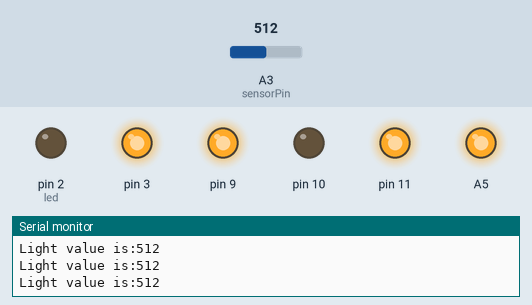
Simulated run of this sketch. Board: Arduino Uno, built with avr-gcc and run on an emulated ATmega328P. On the bench: output pins drawn as LEDs (lit = HIGH), the last lines printed to the serial monitor. The test bench sets the inputs (shaded band); at power-on: A3 (sensorPin) = 512.

Above: at 2.7 s.
2.8 s: A3 (sensorPin) set to 57
4.3 s: A3 (sensorPin) set to 46
At 5.3 s:
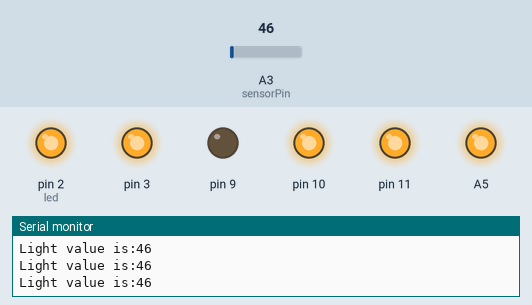
5.8 s: A3 (sensorPin) set to 122
At 6.7 s:
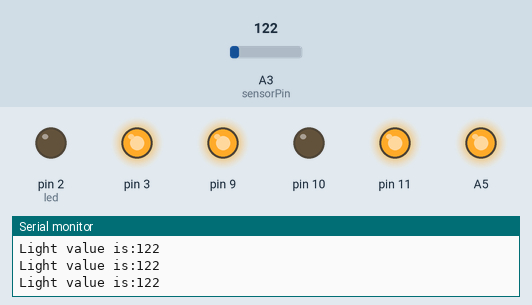
7.3 s: A3 (sensorPin) set to 40
At 8.1 s:
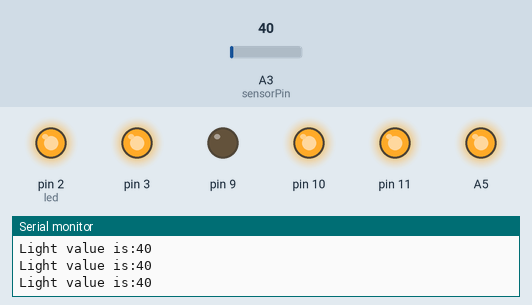
Timing chart, 0 to 9.8 s (numbered marks = the images above; inputs shaded):
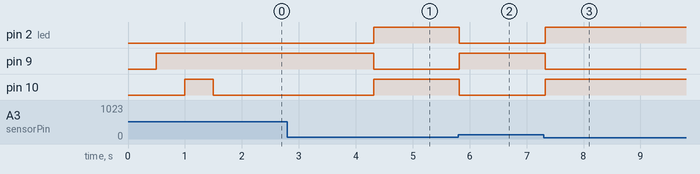

Measured:
- the behaviour switches between 51 and 50 on A3 (sensorPin) (found by bisection; images 0 and 1)
- after the input at 4.3 s, pin 2 (led), pin 10: LOW → HIGH at once; pin 9: HIGH → LOW at once
- after the input at 5.8 s, pin 2 (led), pin 10: HIGH → LOW at once; pin 9: LOW → HIGH at once
- after the input at 7.3 s, pin 2 (led), pin 10: LOW → HIGH at once; pin 9: HIGH → LOW at once

The sketch:

LilyPad_Night_Light_Pennant.ino
```cpp
/******************************************************************
--LilyPad Light Sensor Trigger - Automatic Night Light
--By KOOKYE
This example code reads the input from a LilyPad Light Sensor compares it to
a set threshold named 'dark'. If the light reading is below the threshold,
three LEDs will turn on and a tri-color led will change the color.

Light Sensor connections:
   * S pin to A3
   * + pin to A5
   * - to -

Tri-color LED connections:
   * R pin to 11
   * B pin to 10
   * G Pin to 9
   * + Pin to 3

Connect an LED to pin 2
********************************************************************/
// The dark variable determines when we turn the LEDs on or off.
// Set higher or lower to adjust sensitivity.
const int darkLevel = 50;

// Create a variable to hold the readings from the light sensor.
int lightValue;

// Set which pin the Signal output from the light sensor is connected to
// If using the LilyPad Development Board, change this to A6
int sensorPin = A3;

// Set which pin the LED is connected to.
int led = 2;
int RGBled = 3;

void setup()
{
   // Set pin 3 to use as a power pin for the RGB led
   pinMode(3, OUTPUT);
   digitalWrite(3, HIGH);

   // Set sensorPin as an INPUT
   pinMode(sensorPin, INPUT);

   // Set LED as outputs
   pinMode(led, OUTPUT);

   // Set pin 9 as outputs, turn on and turn off the green led
   pinMode(9, OUTPUT);
   digitalWrite(9, LOW);
   delay(500);
   digitalWrite(9, HIGH);

   // Set pin 10 as outputs, turn on and turn off the blue led
   pinMode(10, OUTPUT);
   digitalWrite(10, LOW);
   delay(500);
   digitalWrite(10, HIGH);

   // Set pin 11 as outputs, turn on and turn off the red led
   pinMode(11, OUTPUT);
   digitalWrite(11, LOW);
   delay(500);
   digitalWrite(11, HIGH);

   // Set pin A5 to use as a power pin for the light sensor
   pinMode(A5, OUTPUT);
   digitalWrite(A5, HIGH);

  // Initialize Serial, set the baud rate to 9600 bps.
   Serial.begin(9600);
}

void loop()
{
    // Read the light sensor's value and store in 'lightValue'
    lightValue = analogRead(sensorPin);

    // Print some descriptive text and then the value from the sensor
    Serial.print("Light value is:");
    Serial.println(lightValue);

    // Compare "lightValue" to the "dark" variable
    if (lightValue <= darkLevel) // If the reading is less then 'darkLevel'
    {
        digitalWrite(led, HIGH); // Turn on green led
        digitalWrite(9, LOW);
        digitalWrite(10,HIGH);
        digitalWrite(11, HIGH);
    }
    else // Otherwise, if "lightValue" is greater than "dark"
    {
        digitalWrite(led, LOW);  // Turn on red led
        digitalWrite(9, HIGH);
        digitalWrite(10, LOW);
        digitalWrite(11, HIGH);
    }

    // Delay so that the text doesn't scroll to fast on the Serial Monitor.
    // Adjust to a larger number for a slower scroll.
    delay(100);
}
```
